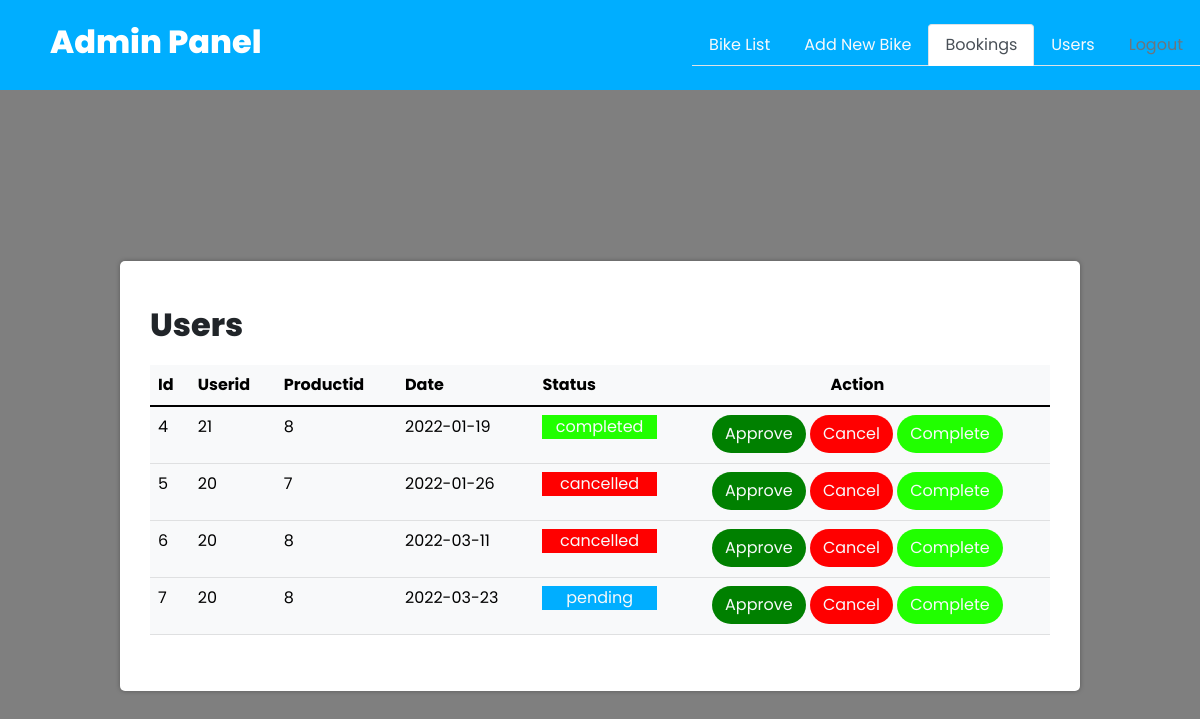
Page /bike-rental-project/adminbookings.php (signed in) on the committed database.
### tables this page shows
CREATE TABLE `bookings` (
  `id` int(11) NOT NULL,
  `userid` int(11) NOT NULL,
  `productid` int(11) NOT NULL,
  `date` date NOT NULL,
  `status` text NOT NULL DEFAULT 'pending'
);

### bike-rental-project/adminbookings.php (the view, shortened to what this page needs)
<?php
include 'config.php';
?>
<!DOCTYPE html>
<html lang="en">
<head>
<link href="https://cdn.jsdelivr.net/npm/bootstrap@5.1.3/dist/css/bootstrap.min.css" rel="stylesheet">
	<link rel="stylesheet" href="https://stackpath.bootstrapcdn.com/font-awesome/4.7.0/css/font-awesome.min.css">
	<link rel="stylesheet" type="text/css" href="style.css">
</head>
<body>
<nav class="navbar fixed-top " style="background-color:#00aeff;">
  <p class="login-text" style="font-size: 2rem; font-weight: 800; color:white; margin-left:50px; margin-top:10px; ">Admin Panel</p>
  <ul class="nav nav-tabs">
  <li class="nav-item">
    <a class="nav-link text-light " href="adminpanel.php">Bike List</a>
  </li>
  <li class="nav-item">
    <a class="nav-link text-light" href="update.php">Add New Bike</a>
  </li>
  <li class="nav-item">
    <a class="nav-link  active" href="adminbookings.php">Bookings</a>
  </li>
  <li class="nav-item">
    <a class="nav-link text-light" href="adminusers.php">Users</a>
  </li>
  <li class="nav-item">
    <a class="nav-link text-muted" href="logoutadmin.php">Logout</a>
  </li>
</ul>
</nav><br>
<div class="tablecontainer">
<p class="login-text" style="font-size: 2rem; font-weight: 800;">Users</p>
            <table class="table table-light">
            <thead><tr>
                <th>Id</th>
                <th>Userid</th>
                <th>Productid</th>
                <th>Date</th>
                <th>Status</th>
                <th class="text-center">Action</th>
                </tr>
            </thead>
            <tbody>
                <?php
                        $selection = "SELECT * FROM bookings";
                        $selectionresult=mysqli_query($conn,$selection);
                        if($selectionresult){
                        while($rows =mysqli_fetch_assoc($selectionresult)){
                                $id=$rows['id'];
                                $userid=$rows['userid'];
                                $productid=$rows['productid'];
                                $date=$rows['date'];
                                $status=$rows['status'];
                                switch($status)
                                {
                                    case "pending": $bookstatuscolor='<p style="background-color:#00aeff; ">'.$status.'</p>
                                    ';
                                    break;
                                    case "cancelled": $bookstatuscolor='<p style="background-color:red; ">'.$status.'</p>';
                                    break;
                                    case "completed": $bookstatuscolor='<p style=" background-color:#21ff00; ">'.$status.'</p>';
                                    break;
                                }
                                echo '
                                <tr>
                        <td>'.$id.' </td>
                        <td> '.$userid.'</td>
                        <td> '.$productid.'</td>
                        <td> '.$date.'</td>
                        <td> <div class="text-light text-center">'.$bookstatuscolor.'</div></td>
                        <td><div class="text-center"><form method="post">
                        <button type="submit" name="approve" class="btn" style="background-color:green; border-radius:80px;"><a href="delete.php?approveid='.$id.'" class="text-light" style="text-decoration:none;">Approve</a></button>
                        <button type="submit" name="cancel"  class="btn"  style="background-color:red; border-radius:80px;"><a href="delete.php?cancelid='.$id.'" class="text-light" style="text-decoration:none;">Cancel</button>
                        <button type="submit" name="complete" class="btn" style=" background-color:#21ff00; border-radius:80px;"><a href="delete.php?completeid='.$id.'" class="text-light" style="text-decoration:none;">Complete</button></form></div>
                        </td>
                    </tr>';
                        }
                        }?>
            </tbody>
            </table>
</div>
</body>
</html>

### bike-rental-project/style.css (style rules this page uses)
* { margin: 0; padding: 0; box-sizing: border-box; font-family: 'Poppins', sans-serif; }
body { padding-top: 70px; width: 100%; min-height: 100vh; background-image: linear-gradient(rgba(0,0,0,.5), rgba(0,0,0,.5)), url(bg.jpg); background-position: center; background-size: cover; display: flex; flex-direction: column; justify-content: space-evenly; align-items: center; }
.tablecontainer { margin: 50px; width: 80%; background: #FFF; min-height: 400px; border-radius: 5px; box-shadow: 0 0 5px rgba(0,0,0,.3); padding: 40px 30px; }

### rows in the picture
bookings: id "4", userid "21", productid "8", date "2022-01-19", status "completed"
bookings: id "5", userid "20", productid "7", date "2022-01-26", status "cancelled"
bookings: id "6", userid "20", productid "8", date "2022-03-11", status "cancelled"
bookings: id "7", userid "20", productid "8", date "2022-03-23", status "pending"
